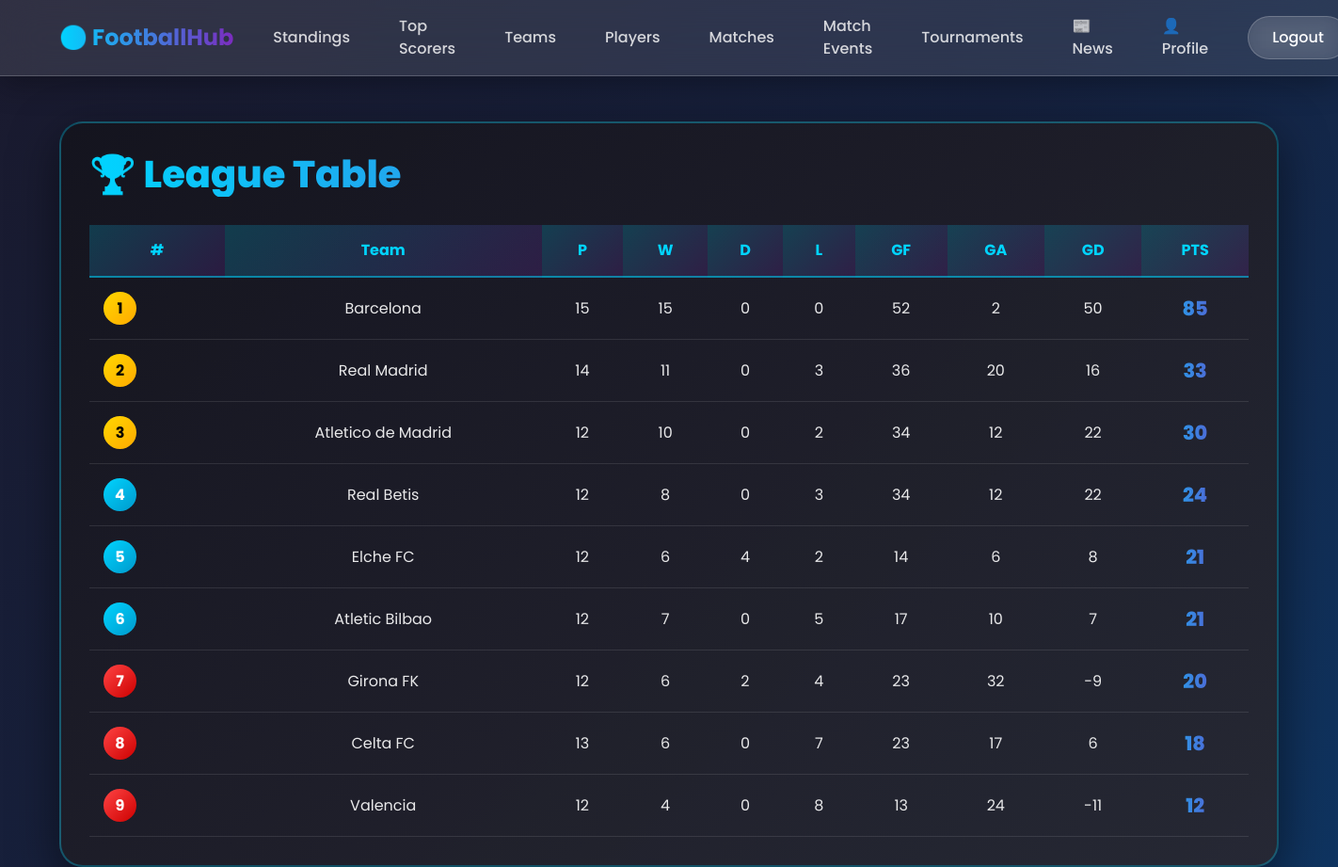
/standings/ (signed in), run on the app's committed database.
### football/models.py (models this page shows, shortened)
class Team(models.Model):
    name = models.CharField(max_length=100)
    city = models.CharField(max_length=100)
    logo = models.ImageField(upload_to='teams/', blank=True, null=True)
    stadium = models.CharField(max_length=100, blank=True, null=True)
    capacity = models.PositiveIntegerField(blank=True, null=True)
    created_at = models.DateTimeField(auto_now_add=True)

### football/views.py (the view)
# urls.py: path('standings/', include('stats.urls')),
@login_required
def standings(request):
    standings_data = Standing.objects.select_related('team', 'tournament').all()
    table = []
    for standing in standings_data:
        goal_difference = standing.goals_for - standing.goals_against
        table.append({
            'team': standing.team,
            'played': standing.played,
            'wins': standing.wins,
            'draws': standing.draws,
            'losses': standing.losses,
            'goals_for': standing.goals_for,
            'goals_against': standing.goals_against,
            'goal_difference': goal_difference,
            'points': standing.points,
            'tournament': standing.tournament
        })
    table = sorted(table, key=lambda x: x['points'], reverse=True)
    return render(request, 'football/standings.html', {'table': table})

### templates/football/standings.html (shortened to what this page needs)
{% extends 'base.html' %}
{% block content %}
<div class="standings-table">
    <h1>🏆 League Table</h1>
    <table class="table-custom">
        <thead>
            <tr>
                <th>#</th>
                <th>Team</th>
                <th>P</th>
                <th>W</th>
                <th>D</th>
                <th>L</th>
                <th>GF</th>
                <th>GA</th>
                <th>GD</th>
                <th>PTS</th>
            </tr>
        </thead>
        <tbody>
            {% for row in table %}
            <tr>
                <td>
                    <span class="position-badge {% if forloop.counter <= 3 %}position-1{% elif forloop.counter <= 6 %}position-4{% else %}position-relegation{% endif %}">
                        {{ forloop.counter }}
                    </span>
                </td>
                <td>{{ row.team.name }}</td>
                <td>{{ row.played }}</td>
                <td>{{ row.wins }}</td>
                <td>{{ row.draws }}</td>
                <td>{{ row.losses }}</td>
                <td>{{ row.goals_for }}</td>
                <td>{{ row.goals_against }}</td>
                <td>{{ row.goal_difference }}</td>
                <td class="points">{{ row.points }}</td>
            </tr>
            {% endfor %}
        </tbody>
    </table>
</div>
{% endblock content %}

### templates/base.html (style rules this page uses)
* { font-family: 'Poppins', sans-serif; }
body { background: linear-gradient(135deg, #1a1a2e 0%, #16213e 50%, #0f3460 100%); min-height: 100vh; color: #fff; }

### templates/football/standings.html (style rules this page uses)
.standings-table { background: linear-gradient(145deg, rgba(20, 20, 30, 0.95), rgba(40, 40, 50, 0.95)); border: 2px solid rgba(0, 212, 255, 0.3); border-radius: 25px; padding: 30px; box-shadow: 0 15px 50px rgba(0, 0, 0, 0.5); }
.standings-table h1 { background: linear-gradient(90deg, #00d4ff, #7b2cbf); -webkit-background-clip: text; -webkit-text-fill-color: transparent; background-clip: text; font-size: 2.5rem; font-weight: 800; margin-bottom: 30px; }
.table-custom { width: 100%; border-collapse: separate; border-spacing: 0; }
.table-custom thead th { background: linear-gradient(135deg, rgba(0, 212, 255, 0.2), rgba(123, 44, 191, 0.2)); color: #00d4ff; font-weight: 700; padding: 15px; text-align: center; border-bottom: 2px solid rgba(0, 212, 255, 0.5); }
.table-custom tbody tr { transition: all 0.3s ease; }
.table-custom tbody td { padding: 15px; text-align: center; border-bottom: 1px solid rgba(255, 255, 255, 0.1); color: rgba(255, 255, 255, 0.9); }
.table-custom tbody td:first-child { text-align: left; font-weight: 600; color: #00d4ff; }
.table-custom tbody td.points { font-size: 1.3rem; font-weight: 800; background: linear-gradient(90deg, #00d4ff, #7b2cbf); -webkit-background-clip: text; -webkit-text-fill-color: transparent; background-clip: text; }
.position-badge { display: inline-block; width: 35px; height: 35px; line-height: 35px; text-align: center; border-radius: 50%; font-weight: 700; margin-right: 10px; }
.position-1, .position-2, .position-3 { background: linear-gradient(135deg, #ffd700, #ffaa00); color: #000; }
.position-4, .position-5, .position-6 { background: linear-gradient(135deg, #00d4ff, #0099cc); color: #fff; }
.position-relegation { background: linear-gradient(135deg, #ff4444, #cc0000); color: #fff; }

### data on the page
Team: team.name "Barcelona", played "15", wins "15", draws "0", losses "0", goals_for "52", goals_against "2", goal_difference "50", points "85"
Team: team.name "Real Madrid", played "14", wins "11", draws "0", losses "3", goals_for "36", goals_against "20", goal_difference "16", points "33"
Team: team.name "Atletico de Madrid", played "12", wins "10", draws "0", losses "2", goals_for "34", goals_against "12", goal_difference "22", points "30"
Team: team.name "Real Betis", played "12", wins "8", draws "0", losses "3", goals_for "34", goals_against "12", goal_difference "22", points "24"
Team: team.name "Elche FC", played "12", wins "6", draws "4", losses "2", goals_for "14", goals_against "6", goal_difference "8", points "21"
Team: team.name "Atletic Bilbao", played "12", wins "7", draws "0", losses "5", goals_for "17", goals_against "10", goal_difference "7", points "21"
Team: team.name "Girona FK", played "12", wins "6", draws "2", losses "4", goals_for "23", goals_against "32", goal_difference "-9", points "20"
Team: team.name "Celta FC", played "13", wins "6", draws "0", losses "7", goals_for "23", goals_against "17", goal_difference "6", points "18"
Team: team.name "Valencia", played "12", wins "4", draws "0", losses "8", goals_for "13", goals_against "24", goal_difference "-11", points "12"
